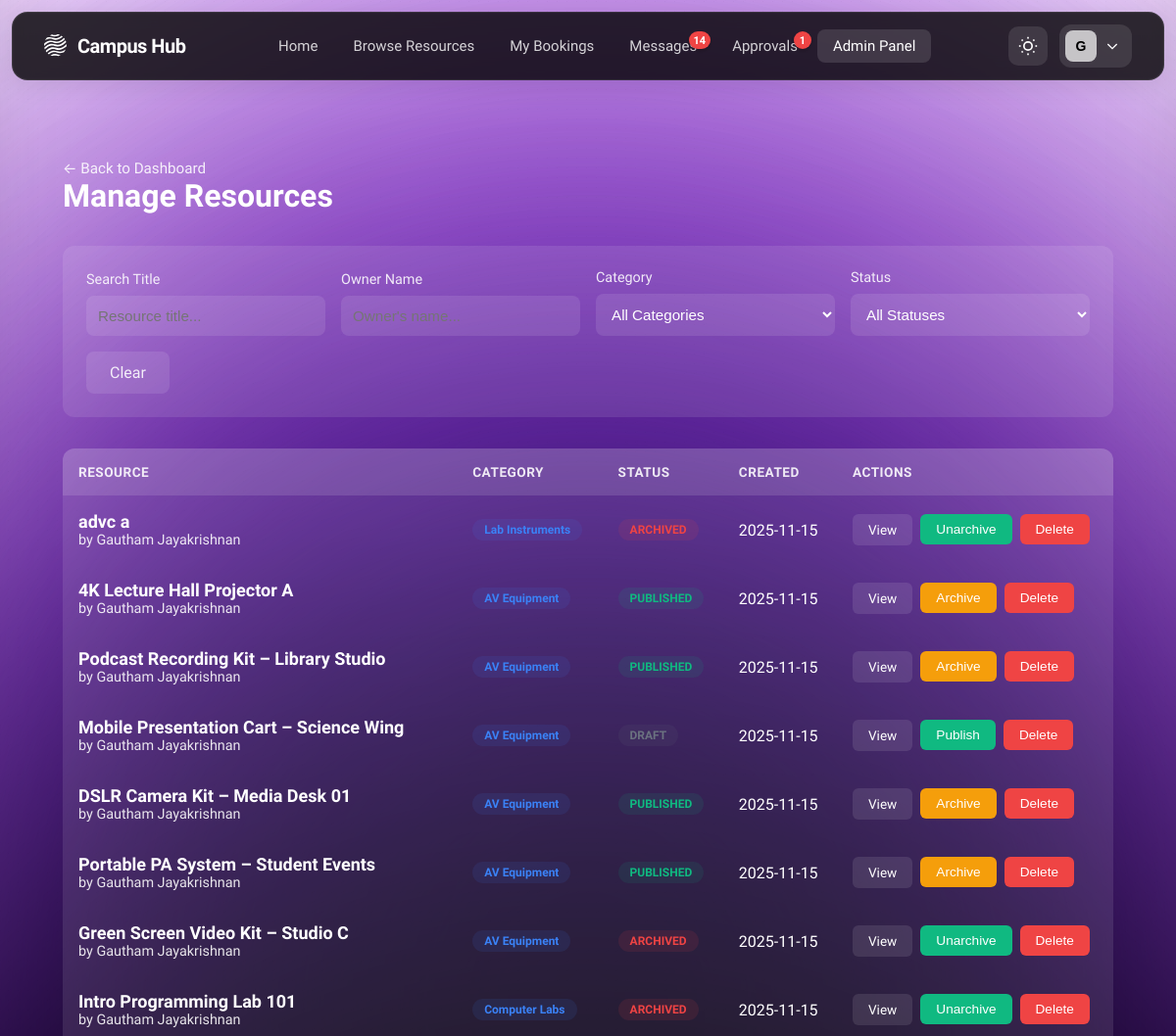
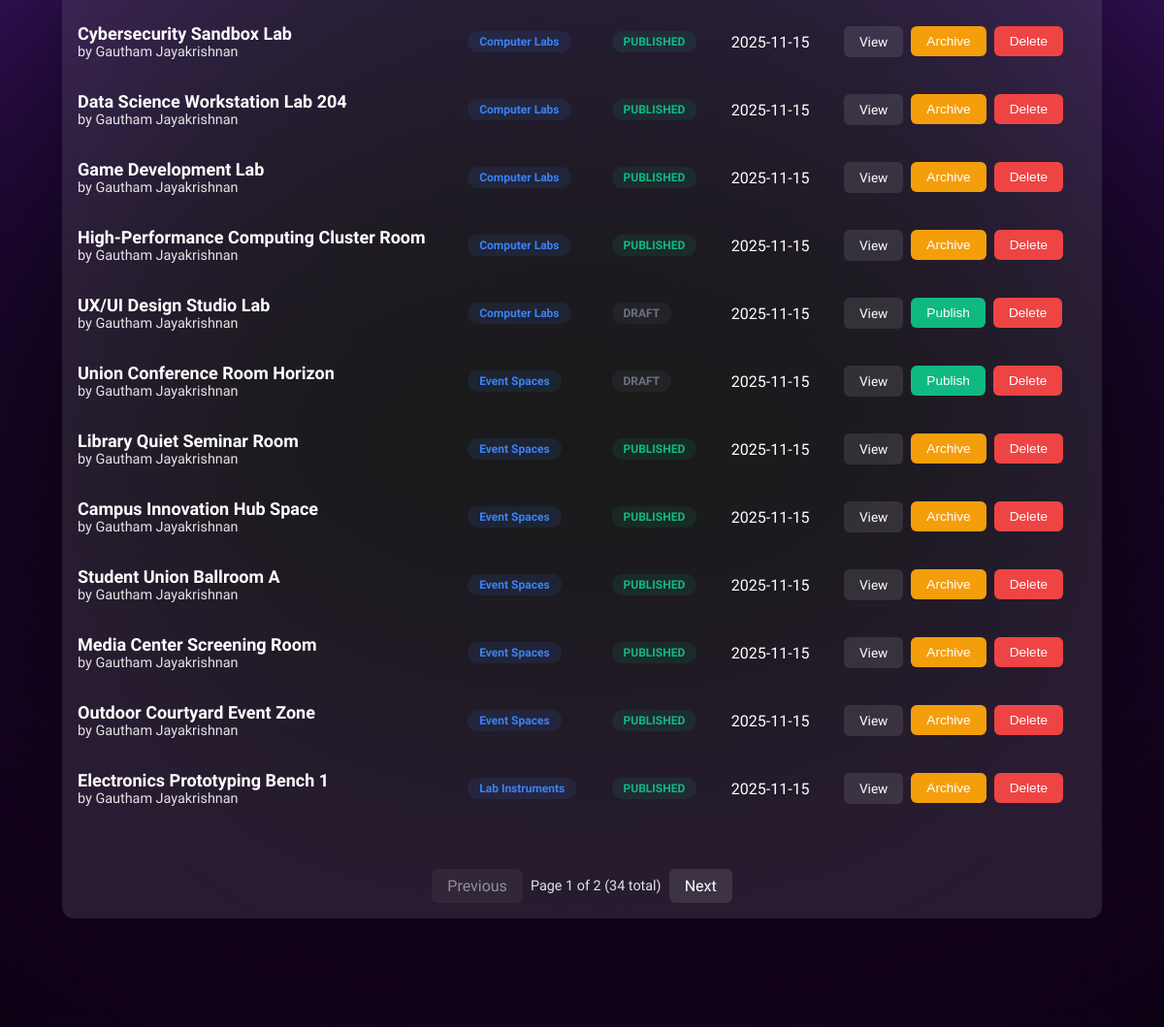
Screenshot of /admin/resources (signed in) with the database file from the repository (2 pictures, top to bottom).
### tables this page shows
CREATE TABLE users (
    user_id INTEGER PRIMARY KEY AUTOINCREMENT,
    name TEXT NOT NULL,
    email TEXT NOT NULL UNIQUE,
    password_hash TEXT NOT NULL,
    role TEXT NOT NULL CHECK (role IN ('student','staff','admin')),
    profile_image TEXT,
    department_id INTEGER REFERENCES departments(department_id),
    email_verified BOOLEAN NOT NULL DEFAULT 0,
    verification_token TEXT,
    verification_token_expires DATETIME,
    reset_password_token TEXT,
    reset_password_expires DATETIME,
    created_at DATETIME DEFAULT CURRENT_TIMESTAMP,
    updated_at DATETIME
, is_banned INTEGER DEFAULT 0, last_login TIMESTAMP);

CREATE TABLE resources (
    resource_id INTEGER PRIMARY KEY AUTOINCREMENT,
    owner_type TEXT NOT NULL CHECK (owner_type IN ('user','group')),
    owner_id INTEGER NOT NULL,  -- Polymorphic FK: user_id when owner_type='user', group_id when owner_type='group'
    title TEXT NOT NULL,
    description TEXT,
    category_id INTEGER REFERENCES resource_categories(category_id),
    location TEXT,
    capacity INTEGER CHECK (capacity > 0 OR capacity IS NULL),  -- NULL for resources without capacity limits
    status TEXT NOT NULL DEFAULT 'draft' CHECK (status IN ('draft','published','archived')),
    availability_mode TEXT NOT NULL DEFAULT 'rules' CHECK (availability_mode IN ('rules','open','by-request')),
    requires_approval BOOLEAN NOT NULL DEFAULT 0,
    created_at DATETIME DEFAULT CURRENT_TIMESTAMP,
    updated_at DATETIME
, images TEXT, availability_rules TEXT);

CREATE TABLE resource_categories (
    category_id INTEGER PRIMARY KEY AUTOINCREMENT,
    name TEXT NOT NULL,
    description TEXT,
    icon TEXT,
    created_at DATETIME DEFAULT CURRENT_TIMESTAMP
);

### src/controllers/admin_controller.py (the view)
@admin_bp.route('/resources')
@login_required
@role_required('admin')
def resources():
    try:
        status_filter = request.args.get('status', '')
        category_filter = request.args.get('category', '')
        search_query = request.args.get('search', '')
        owner_filter = request.args.get('owner', '')
        page = request.args.get('page', 1, type=int)
        per_page = 20
        resources_data = ResourceDAL.get_all_resources_paginated(
            page=page,
            per_page=per_page,
            status_filter=status_filter,
            category_filter=category_filter,
            search_query=search_query,
            owner_filter=owner_filter
        )
        categories = ResourceDAL.get_all_categories()
        return render_template(
            'admin/resources.html',
            result=resources_data,
            categories=categories,
            status_filter=status_filter,
            category_filter=category_filter,
            search_query=search_query,
            owner_filter=owner_filter
        )
    except Exception as e:
        logger.error(f"Error loading resources: {str(e)}", exc_info=True)
        flash('Error loading resources.', 'danger')
        return redirect(url_for('admin.dashboard'))

### src/templates/admin/resources.html (shortened to what this page needs)
{% extends 'base.html' %}
{% block content %}
<div class="admin-container">
    <div class="page-header">
        <div>
            <a href="{{ url_for('admin.dashboard') }}" class="back-link">← Back to Dashboard</a>
            <h1>Manage Resources</h1>
        </div>
    </div>
    <div class="filters-section">
        <form method="GET" action="{{ url_for('admin.resources') }}" id="filterForm">
            <div class="filters-grid">
                <div class="filter-group">
                    <label for="search">Search Title</label>
                    <input type="text" id="search" name="search" class="filter-input"
                           placeholder="Resource title..." value="{{ request.args.get('search', '') }}">
                </div>
                <div class="filter-group">
                    <label for="owner">Owner Name</label>
                    <input type="text" id="owner" name="owner" class="filter-input"
                           placeholder="Owner's name..." value="{{ request.args.get('owner', '') }}">
                </div>
                <div class="filter-group">
                    <label for="category">Category</label>
                    <select id="category" name="category" class="filter-select" onchange="document.getElementById('filterForm').submit()">
                        <option value="">All Categories</option>
                    </select>
                </div>
                <div class="filter-group">
                    <label for="status">Status</label>
                    <select id="status" name="status" class="filter-select" onchange="document.getElementById('filterForm').submit()">
                        <option value="">All Statuses</option>
                    </select>
                </div>
                <div class="filter-group">
                    <a href="{{ url_for('admin.resources') }}" class="clear-button">Clear</a>
                </div>
            </div>
        </form>
    </div>
    <div class="resources-table-container">
        {% if result.resources %}
        <table class="resources-table">
            <thead>
                <tr>
                    <th>Resource</th>
                    <th>Category</th>
                    <th>Status</th>
                    <th>Created</th>
                    <th>Actions</th>
                </tr>
            </thead>
            <tbody>
                {% for resource in result.resources %}
                <tr>
                    <td>
                        <div class="resource-title">{{ resource.title }}</div>
                        <div class="resource-owner">by {{ resource.owner_name }}</div>
                    </td>
                    <td>
                        <span class="category-badge">{{ resource.category }}</span>
                    </td>
                    <td>
                        <span class="status-badge {{ resource.status }}">{{ resource.status }}</span>
                    </td>
                    <td>{{ resource.created_at[:10] if resource.created_at else 'N/A' }}</td>
                    <td>
                        <div class="action-buttons">
                            <a href="{{ url_for('resource.detail', resource_id=resource.resource_id) }}" class="action-btn">View</a>
                            {% if resource.status == 'draft' %}
                            <form method="POST" action="{{ url_for('admin.update_resource_status', resource_id=resource.resource_id) }}" style="display: inline;" onsubmit="return confirm('Are you sure you want to publish this resource?');">
                                <button type="submit" class="action-btn success">Publish</button>
                            </form>
                            {% elif resource.status == 'published' %}
                            <form method="POST" action="{{ url_for('admin.update_resource_status', resource_id=resource.resource_id) }}" style="display: inline;" onsubmit="return confirm('Are you sure you want to archive this resource?');">
                                <button type="submit" class="action-btn warning">Archive</button>
                            </form>
                            {% else %}
                            <form method="POST" action="{{ url_for('admin.update_resource_status', resource_id=resource.resource_id) }}" style="display: inline;" onsubmit="return confirm('Are you sure you want to unarchive this resource?');">
                                <button type="submit" class="action-btn success">Unarchive</button>
                            </form>
                            {% endif %}
                            <form method="POST" action="{{ url_for('admin.delete_resource', resource_id=resource.resource_id) }}" style="display: inline;" onsubmit="return confirm('Are you sure you want to delete this resource?');">
                                <button type="submit" class="action-btn danger">Delete</button>
                            </form>
                        </div>
                    </td>
                </tr>
                {% endfor %}
            </tbody>
        </table>
        <div class="pagination">
            {% if result.pagination.has_prev %}
            <a href="{{ url_for('admin.resources', page=result.pagination.page - 1, search=request.args.get('search', ''), category=request.args.get('category', ''), status=request.args.get('status', '')) }}"
               class="pagination-btn">Previous</a>
            {% else %}
            <span class="pagination-btn disabled">Previous</span>
            {% endif %}
            <span class="pagination-info">
                Page {{ result.pagination.page }} of {{ result.pagination.total_pages }}
                ({{ result.pagination.total_count }} total)
            </span>
            {% if result.pagination.has_next %}
            <a href="{{ url_for('admin.resources', page=result.pagination.page + 1, search=request.args.get('search', ''), category=request.args.get('category', ''), status=request.args.get('status', '')) }}"
               class="pagination-btn">Next</a>
            {% else %}
            <span class="pagination-btn disabled">Next</span>
            {% endif %}
        </div>
        {% else %}
        <div class="empty-state">
            <div class="empty-state-icon">📦</div>
            <h3>No resources found</h3>
            <p>Try adjusting your filters</p>
        </div>
        {% endif %}
    </div>
</div>
{% endblock %}

### src/templates/base.html (shortened to what this page needs)
<!DOCTYPE html>
<html lang="en" data-theme="dark">
<head>
    <link rel="stylesheet" href="{{ url_for('static', filename='css/home.css') }}">
</head>
<body>
    <div class="background-effects">
        <div class="blur-white"></div>
        <div class="gradient-ellipse-1">
            <div style="position: absolute; inset: -31.25% -24.81%;">
            </div>
        </div>
        <div class="gradient-ellipse-2">
            <div style="position: absolute; inset: -41.49% -30.77%;">
            </div>
        </div>
        <div class="gradient-ellipse-3">
            <div style="position: absolute; inset: -62.11% -38.17%;">
            </div>
        </div>
        <div class="gradient-ellipse-4">
            <div style="position: absolute; inset: -37.04% -24.07%;">
            </div>
        </div>
        <div class="noise-texture"></div>
    </div>
    <nav class="navbar">
        <div class="navbar-container">
            <div class="navbar-left">
                <a href="{{ url_for('main.index') }}" class="navbar-logo">
                    <span class="logo-text">Campus Hub</span>
                </a>
            </div>
            <div class="navbar-center">
                <a href="{{ url_for('main.index') }}" class="nav-link {% if request.endpoint == 'main.index' %}active{% endif %}">Home</a>
                <a href="{{ url_for('resource.index') }}" class="nav-link {% if request.endpoint and request.endpoint.startswith('resource.') %}active{% endif %}">Browse Resources</a>
                {% if current_user.is_authenticated %}
                    <a href="{{ url_for('booking.index') }}" class="nav-link {% if request.endpoint and request.endpoint.startswith('booking.') and request.endpoint != 'booking.pending_approvals' %}active{% endif %}">My Bookings</a>
                    <a href="{{ url_for('message.inbox') }}" class="nav-link {% if request.endpoint and request.endpoint.startswith('message.') %}active{% endif %}" style="position: relative;">
                        Messages
                        {% if unread_messages > 0 %}
                            <span class="notification-badge" id="message-badge">{{ unread_messages if unread_messages < 100 else '99+' }}</span>
                        {% else %}
                            <span class="notification-badge" id="message-badge" style="display: none;"></span>
                        {% endif %}
                    </a>
                    {% if current_user.role in ['staff', 'admin'] %}
                        <a href="{{ url_for('booking.pending_approvals') }}" class="nav-link {% if request.endpoint == 'booking.pending_approvals' %}active{% endif %}" style="position: relative;">
                            Approvals
                            {% if pending_approvals and pending_approvals > 0 %}
                                <span id="approvals-badge" class="notification-badge">{{ pending_approvals if pending_approvals < 100 else '99+' }}</span>
                            {% else %}
                                <span id="approvals-badge" class="notification-badge" style="display: none;"></span>
                            {% endif %}
                        </a>
                    {% endif %}
                    {% if current_user.role == 'admin' %}
                        <a href="{{ url_for('admin.dashboard') }}" class="nav-link {% if request.endpoint and request.endpoint.startswith('admin.') %}active{% endif %}">Admin Panel</a>
                    {% endif %}
                {% endif %}
            </div>
            <div class="navbar-right">
                <button class="theme-toggle" onclick="toggleTheme()" aria-label="Toggle theme">
                </button>
                {% if current_user.is_authenticated %}
                <div class="account-dropdown">
                    <button class="account-button" onclick="toggleAccountMenu()">
                        <div class="account-avatar">
                            {{ current_user.name[0].upper() }}
                        </div>
                        <svg class="chevron-icon" fill="none" stroke="currentColor" stroke-width="2" viewBox="0 0 24 24">
                            <path d="M19 9l-7 7-7-7"/>
                        </svg>
                    </button>
                </div>
                {% endif %}
            </div>
        </div>
    </nav>
    <main class="main-content">
        {% block content %}{% endblock %}
    </main>
</body>
</html>

### rows the page displays
users: name "G"
resources: title "advc a", owner_name "Gautham Jayakrishnan", category "Lab Instruments", status "ARCHIVED", created_at "2025-11-15"
resources: title "4K Lecture Hall Projector A", owner_name "Gautham Jayakrishnan", category "AV Equipment", status "PUBLISHED", created_at "2025-11-15"
resources: title "Podcast Recording Kit – Library Studio", owner_name "Gautham Jayakrishnan", category "AV Equipment", status "PUBLISHED", created_at "2025-11-15"
resources: title "Mobile Presentation Cart – Science Wing", owner_name "Gautham Jayakrishnan", category "AV Equipment", status "DRAFT", created_at "2025-11-15"
resources: title "DSLR Camera Kit – Media Desk 01", owner_name "Gautham Jayakrishnan", category "AV Equipment", status "PUBLISHED", created_at "2025-11-15"
resources: title "Portable PA System – Student Events", owner_name "Gautham Jayakrishnan", category "AV Equipment", status "PUBLISHED", created_at "2025-11-15"
resources: title "Green Screen Video Kit – Studio C", owner_name "Gautham Jayakrishnan", category "AV Equipment", status "ARCHIVED", created_at "2025-11-15"
resources: title "Intro Programming Lab 101", owner_name "Gautham Jayakrishnan", category "Computer Labs", status "ARCHIVED", created_at "2025-11-15"
resources: title "Cybersecurity Sandbox Lab", owner_name "Gautham Jayakrishnan", category "Computer Labs", status "PUBLISHED", created_at "2025-11-15"
resources: title "Data Science Workstation Lab 204", owner_name "Gautham Jayakrishnan", category "Computer Labs", status "PUBLISHED", created_at "2025-11-15"
resources: title "Game Development Lab", owner_name "Gautham Jayakrishnan", category "Computer Labs", status "PUBLISHED", created_at "2025-11-15"
resources: title "High-Performance Computing Cluster Room", owner_name "Gautham Jayakrishnan", category "Computer Labs", status "PUBLISHED", created_at "2025-11-15"
resources: title "UX/UI Design Studio Lab", owner_name "Gautham Jayakrishnan", category "Computer Labs", status "DRAFT", created_at "2025-11-15"
resources: title "Union Conference Room Horizon", owner_name "Gautham Jayakrishnan", category "Event Spaces", status "DRAFT", created_at "2025-11-15"
resources: title "Library Quiet Seminar Room", owner_name "Gautham Jayakrishnan", category "Event Spaces", status "PUBLISHED", created_at "2025-11-15"
resources: title "Campus Innovation Hub Space", owner_name "Gautham Jayakrishnan", category "Event Spaces", status "PUBLISHED", created_at "2025-11-15"
resources: title "Student Union Ballroom A", owner_name "Gautham Jayakrishnan", category "Event Spaces", status "PUBLISHED", created_at "2025-11-15"
resources: title "Media Center Screening Room", owner_name "Gautham Jayakrishnan", category "Event Spaces", status "PUBLISHED", created_at "2025-11-15"
resources: title "Outdoor Courtyard Event Zone", owner_name "Gautham Jayakrishnan", category "Event Spaces", status "PUBLISHED", created_at "2025-11-15"
resources: title "Electronics Prototyping Bench 1", owner_name "Gautham Jayakrishnan", category "Lab Instruments", status "PUBLISHED", created_at "2025-11-15"

### other values shown
{{ unread_messages if unread_messages < 100 else '99+' }} "14"
{{ pending_approvals if pending_approvals < 100 else '99+' }} "1"
{{ result.pagination.page }} "1"
{{ result.pagination.total_pages }} "2"
{{ result.pagination.total_count }} "34"
